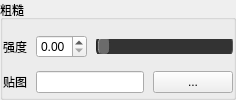
                    <widget class="QGroupBox" name="roughpanel">
                     <property name="sizePolicy">
                      <sizepolicy hsizetype="Preferred" vsizetype="Preferred">
                       <horstretch>0</horstretch>
                       <verstretch>0</verstretch>
                      </sizepolicy>
                     </property>
                     <property name="title">
                      <string>粗糙</string>
                     </property>
                     <property name="flat">
                      <bool>true</bool>
                     </property>
                     <layout class="QVBoxLayout" name="verticalLayout_11">
                      <property name="spacing">
                       <number>9</number>
                      </property>
                      <property name="leftMargin">
                       <number>0</number>
                      </property>
                      <property name="rightMargin">
                       <number>0</number>
                      </property>
                      <property name="bottomMargin">
                       <number>0</number>
                      </property>
                      <item>
                       <layout class="QHBoxLayout" name="horizontalLayout_33">
                        <item>
                         <widget class="QLabel" name="label_37">
                          <property name="text">
                           <string>强度</string>
                          </property>
                          <property name="buddy">
                           <cstring>difftexpath</cstring>
                          </property>
                         </widget>
                        </item>
                        <item>
                         <widget class="QDoubleSpinBox" name="rough">
                          <property name="maximum">
                           <double>1.000000000000000</double>
                          </property>
                          <property name="singleStep">
                           <double>0.010000000000000</double>
                          </property>
                          <property name="stepType">
                           <enum>QAbstractSpinBox::AdaptiveDecimalStepType</enum>
                          </property>
                          <property name="value">
                           <double>0.000000000000000</double>
                          </property>
                         </widget>
                        </item>
                        <item>
                         <widget class="QSlider" name="slider_rough">
                          <property name="styleSheet">
                           <string notr="true">QSlider::groove {
    border: 1px solid;
	border-radius: 7px;
	border-color: #222222 #555555 #555555 #222222;
    height: 18px;
    background: #333333;
    padding:1px;
}
QSlider::handle {
    background: #6b6b6b;
    border: 1px solid;
	border-style:inset;
	border-color: #55ffffff #55000000 #55000000 #55ffffff;
	border-radius: 5px;
    width: 10px;
    margin: 0; 
}</string>
                          </property>
                          <property name="maximum">
                           <number>100</number>
                          </property>
                          <property name="value">
                           <number>0</number>
                          </property>
                          <property name="orientation">
                           <enum>Qt::Horizontal</enum>
                          </property>
                         </widget>
                        </item>
                       </layout>
                      </item>
                      <item>
                       <layout class="QHBoxLayout" name="horizontalLayout_37">
                        <item>
                         <widget class="QLabel" name="label_21">
                          <property name="text">
                           <string>贴图</string>
                          </property>
                          <property name="buddy">
                           <cstring>spectexpath</cstring>
                          </property>
                         </widget>
                        </item>
                        <item>
                         <widget class="QLineEdit" name="roughtexpath"/>
                        </item>
                        <item>
                         <widget class="QPushButton" name="roughtexbutton">
                          <property name="text">
                           <string>...</string>
                          </property>
                         </widget>
                        </item>
                       </layout>
                      </item>
                     </layout>
                    </widget>
